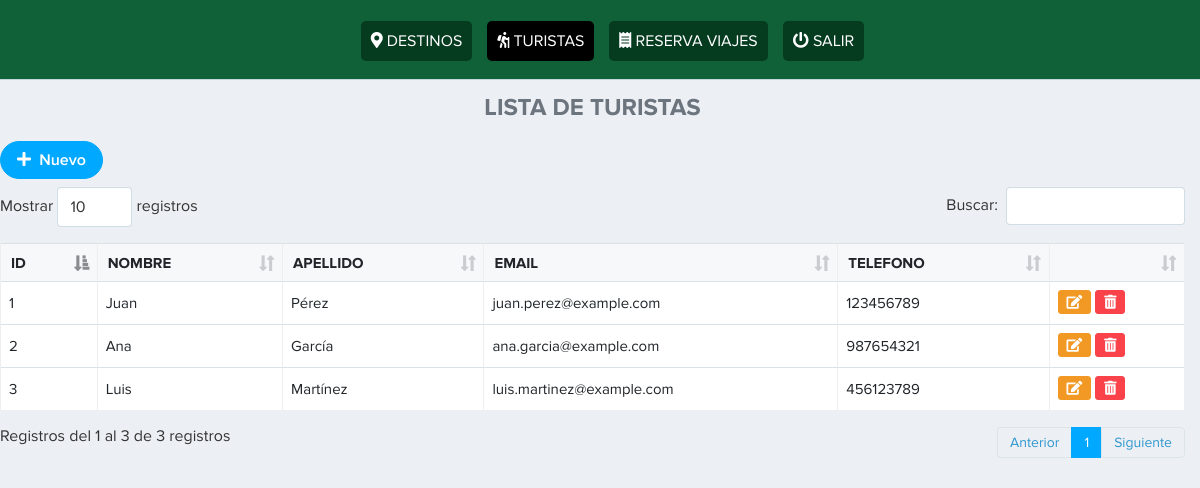
The app's page /vista/turista.php (signed in) with its own data.
### tables this page shows
CREATE TABLE `turistas` (
  `turista_id` int(11) NOT NULL AUTO_INCREMENT,
  `nombre` varchar(100) NOT NULL,
  `apellido` varchar(100) NOT NULL,
  `email` varchar(100) NOT NULL,
  `telefono` varchar(20) NOT NULL,
  PRIMARY KEY (`turista_id`)
);

### vista/turista.php (the view, shortened to what this page needs)
<?php
require('./layout/topbar.php');
?>
<div class="page-content">
    <script>
        function advertencia(e) {
            if (!confirm("¿Está seguro de eliminar este turista?")) {
                e.preventDefault();
            }
        }
    </script>
    <h4 class="text-secondary text-center font-weight-bold">LISTA DE TURISTAS</h4>
    <?php
    include "../config/conexion.php";
    $sql = $conexion->query("SELECT * FROM turistas");
    ?>
    <a data-toggle="modal" data-target="#exampleModalRegistro" class="btn btn-primary btn-rounded mb-2"><i class="fas fa-plus"></i> &nbsp;Nuevo</a>
    <table class="table table-bordered table-hover w-100" id="example">
        <thead>
            <tr>
                <th scope="col">ID</th>
                <th scope="col">NOMBRE</th>
                <th scope="col">APELLIDO</th>
                <th scope="col">EMAIL</th>
                <th scope="col">TELEFONO</th>
                <th></th>
            </tr>
        </thead>
        <tbody>
            <?php
            while ($datos = $sql->fetch_object()) { ?>
                <tr>
                    <td><?= $datos->turista_id ?></td>
                    <td><?= $datos->nombre ?></td>
                    <td><?= $datos->apellido ?></td>
                    <td><?= $datos->email ?></td>
                    <td><?= $datos->telefono ?></td>
                    <td>
                        <a href="" data-toggle="modal" data-target="#exampleModal<?= $datos->turista_id ?>" class="btn btn-warning btn-sm"><i class="fas fa-edit"></i></a>
                        <a href="turista.php?id=<?= $datos->turista_id ?>" onclick="advertencia(event)" class="btn btn-danger btn-sm"><i class="fas fa-trash-alt"></i></a>
                    </td>
                </tr>
            <?php }
            ?>
        </tbody>
    </table>
</div>
<?php require('./layout/footer.php'); ?>

### vista/layout/topbar.php (style rules this page uses)
.page-content { margin-top: 70px; }

### records on screen
turistas: turista_id "1", nombre "Juan", apellido "Pérez", email "juan.perez@example.com", telefono "123456789"
turistas: turista_id "2", nombre "Ana", apellido "García", email "ana.garcia@example.com", telefono "987654321"
turistas: turista_id "3", nombre "Luis", apellido "Martínez", email "luis.martinez@example.com", telefono "456123789"
